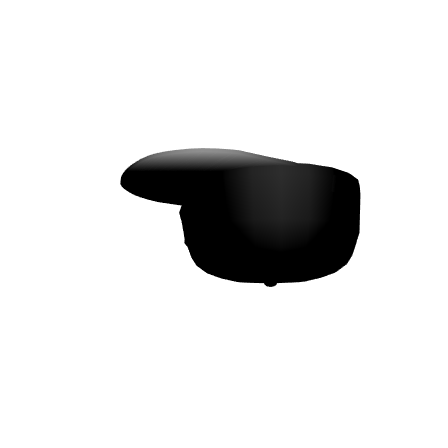
#> input picture data_depth/hat_depth_120.png, 448 x 448 px, given in place of 0.png, which was not available
$ python edge.py ../data_depth/hat_depth_120.png ../data_depth/hat_depth_135.png out.png
#> lines starting #> are read from the running program, lines starting #| are printed output that depends on the picture; after the words box and inside, x2 and y2 are one past the last pixel; in counts of white or black regions, pixels touching at a corner belong together; pictures that were not available may be replaced by others from this repository, and a replacement may not be noted
import cv2
import os
import sys
import glob
import numpy as np
import matplotlib.pyplot as plt

def get_edge(img):
    img = cv2.GaussianBlur(img,(5,5),0)
    img = cv2.Canny(img, 209, 300)
    return img

def flip_save(img_pth):
#> called with img_pth = '../data_depth/hat_depth_120.png/0.png'
    img = cv2.imread(img_pth)
#> img is the input picture: shape (448, 448, 3); min 0, max 255, mean 227.4
    img = cv2.flip(img,0)
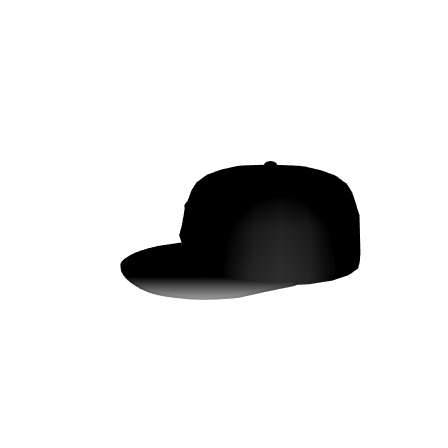
#> img: shape (448, 448, 3); min 0, max 255, mean 227.4
    cv2.imwrite(img_pth,img)
    return img

if __name__ == "__main__":

    depth_path = sys.argv[1]
    normal_path = sys.argv[2]
    out_path = sys.argv[3]

    for i in range(0,360,15):

        dpth = os.path.join(depth_path,"%d.png"%(i))
        npth = os.path.join(normal_path,"%d.png"%(i))
        de = get_edge(flip_save(dpth))
#> in get_edge, `img = cv2.Canny(img, 209, 300)`:
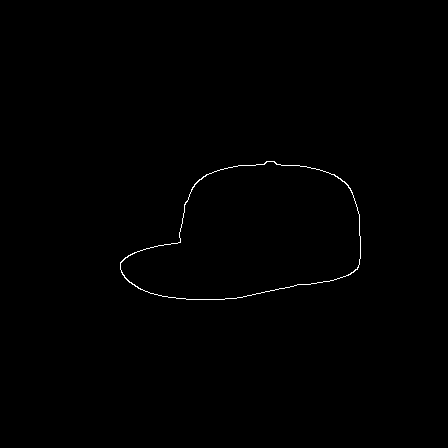
#> img: shape (448, 448); 0.34% white in thin lines or dots, all inside (x1, y1, x2, y2) = (120, 161, 361, 300)
        ne = get_edge(flip_save(npth))
#> call 2 of flip_save, with img_pth = '../data_depth/hat_depth_135.png/0.png'
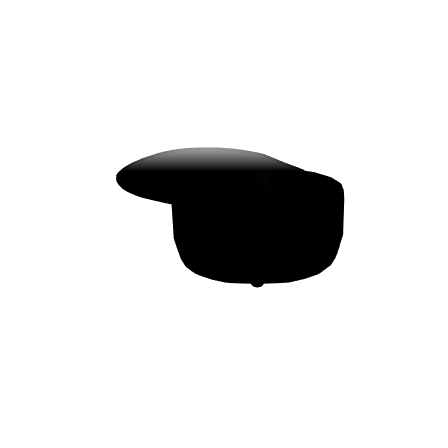
#> input picture data_depth/hat_depth_135.png, 448 x 448 px, given in place of 0.png, which was not available
#> in flip_save, img is the input picture: shape (448, 448, 3); min 0, max 255, mean 227.9
#> in flip_save (call 2), `img = cv2.flip(img,0)`:
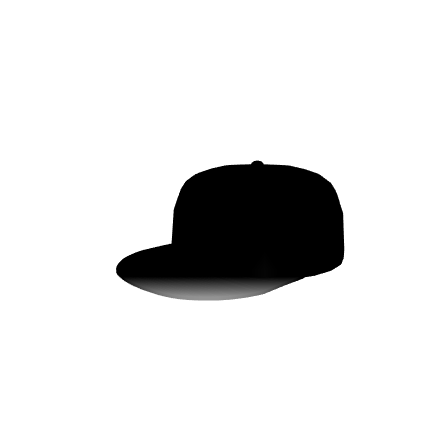
#> img: shape (448, 448, 3); min 0, max 255, mean 227.9
#> in get_edge (call 2), `img = cv2.Canny(img, 209, 300)`:
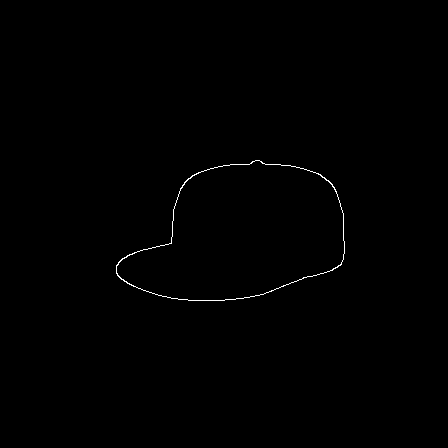
#> img: shape (448, 448); 0.32% white in thin lines or dots, all inside (x1, y1, x2, y2) = (116, 160, 345, 301)
        fe = de+ne
        #_,fe = cv2.threshold(fe,1,255,cv2.THRESH_BINARY)

        kernel = np.ones((3,3))
        #fe = cv2.dilate(fe, kernel)
        fe = 255-fe
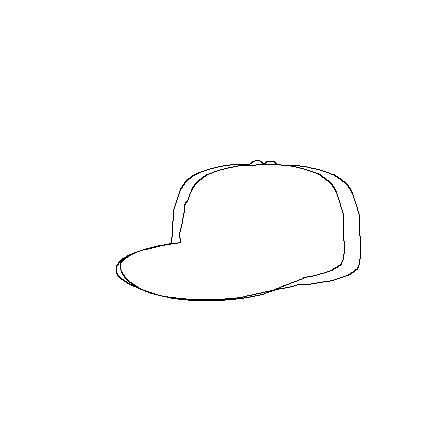
#> fe: shape (448, 448); min 0, max 255, mean 253.4
#> (the run stopped early here; a loop or call above may not have finished)
